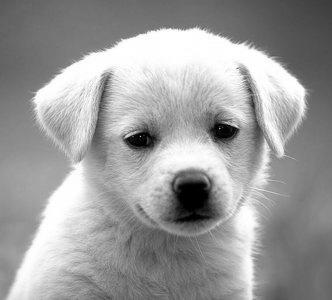
#> input picture Assignments/HW1/dog.jpg, 332 x 300 px
$ jupyter execute --allow-errors HW1.ipynb   (shell and % lines are left out)   (older library calls are emulated)
#> lines starting #> are read from the running program, lines starting #| are printed output that depends on the picture
# Homework 1

This homework will cover convolutions and Canny edge detectors.

*This homework was adapted from Stanford CS131*

[cell 1]
import os

if not os.path.exists("CS485_584"):
    # Clone the repository if it doesn't already exist
    !git clone https://github.com/YoungjoongEmory/CS485_584.git

[cell 2]
cd CS485_584/Assignments/HW1/

## Setup

[cell 3]
# Install the necessary dependencies
# (restart your runtime session if prompted to, and then re-run this cell)

[cell 4]
# Setup
from __future__ import print_function
import numpy as np
import matplotlib.pyplot as plt
import matplotlib.image as mpimg
from time import time
from skimage import io


plt.rcParams['figure.figsize'] = (15.0, 12.0) # set default size of plots
plt.rcParams['image.interpolation'] = 'nearest'
plt.rcParams['image.cmap'] = 'gray'

----
## Part 1: Convolutions (20 points)

In this section, you will implement convolution:
- `conv_fast`

First, run the code cell below to load the image to work with.

[cell 5]
# Open image as grayscale
img = io.imread('dog.jpg', as_gray=True)
#> img is the input picture: shape (300, 332) float64; min 0, max 1, mean 0.611

# Show image
plt.imshow(img)
plt.axis('off')
plt.show()

[cell 6]
# Simple convolution kernel.
# Feel free to change the kernel to see different outputs.
kernel = np.array(
[
    [1,0,-1],
    [2,0,-2],
    [1,0,-1]
])

# Plot original image
plt.subplot(2,2,1)
plt.imshow(img)
plt.title('Original')
plt.axis('off')


# Plot what you should get
solution_img = io.imread('convolved_dog.png', as_gray=True)
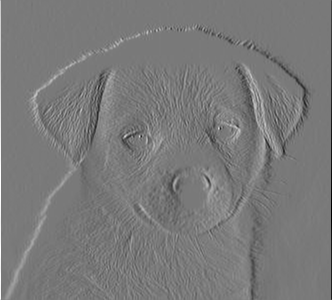
#> input picture Assignments/HW1/convolved_dog.png, 332 x 300 px
#> solution_img is the input picture: shape (300, 332); min 0, max 255, mean 121.3
plt.subplot(2,2,3)
plt.imshow(solution_img)
plt.title('What you should get')
plt.axis('off')

plt.show()
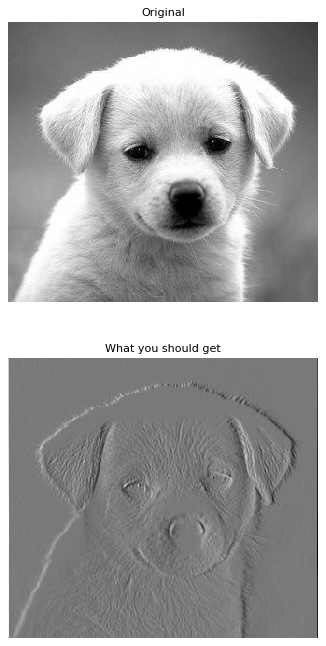
#> figure drawn by matplotlib, 2 panels

Let us implement efficient convolution using array operations in numpy. A convolution can be considered as a sliding window that computes sum of the pixel values weighted by the flipped kernel. The faster version will i) zero-pad an image, ii) flip the kernel horizontally and vertically, and iii) compute weighted sum of the neighborhood at each pixel.

First, implement the function **`zero_pad`** below.

[cell 7]
def zero_pad(image, pad_height, pad_width):
    """ Zero-pad an image.

    Ex: a 1x1 image [[1]] with pad_height = 1, pad_width = 2 becomes:

        [[0, 0, 0, 0, 0],
         [0, 0, 1, 0, 0],
         [0, 0, 0, 0, 0]]         of shape (3, 5)

    Args:
        image: numpy array of shape (H, W).
        pad_width: width of the zero padding (left and right padding).
        pad_height: height of the zero padding (bottom and top padding).

    Returns:
        out: numpy array of shape (H+2*pad_height, W+2*pad_width).
    """
#> called with pad_height = 40, pad_width = 20

    H, W = image.shape
#> H = 300; W = 332
    out = None

    ### YOUR CODE HERE

    ### END YOUR CODE
    return out

[cell 8]
pad_width = 20 # width of the padding on the left and right
pad_height = 40 # height of the padding on the top and bottom

padded_img = zero_pad(img, pad_height, pad_width)

# Plot your padded dog
plt.subplot(1,2,1)
#> (the rest of this cell did not finish here and is left out)

Next, complete the function **`conv_fast`** below using `zero_pad`.
It would be easier to iterate over the output image (out) and map to padded image.

[cell 9]
def conv_fast(image, kernel):
    """ An efficient implementation of convolution filter.

    This function uses element-wise multiplication and np.sum()
    to efficiently compute weighted sum of neighborhood at each
    pixel.

    Hints:
        - Use the zero_pad function you implemented above
        - There should be two nested for-loops
        - You may find np.flip() and np.sum() useful

    Args:
        image: numpy array of shape (Hi, Wi).
        kernel: numpy array of shape (Hk, Wk). Dimensions will be odd.

    Returns:
        out: numpy array of shape (Hi, Wi).
    """
    Hi, Wi = image.shape
#> Hi = 300; Wi = 332
    Hk, Wk = kernel.shape
    out = np.zeros((Hi, Wi))

    ### YOUR CODE HERE

    ### END YOUR CODE

    return out

[cell 10]
t0 = time()
out_fast = conv_fast(img, kernel)
#> out_fast: shape (300, 332) float64; every value is 0
t1 = time()

print("conv_fast: took %f seconds." % (t1 - t0))

# Plot conv_fast output
plt.subplot(1,2,2)
plt.imshow(out_fast)
plt.title('conv_fast')
plt.axis('off')

---
## Part 3: Canny Edge Detector (80 points)
In this part, you are going to implement a Canny edge detector. The Canny edge detection algorithm can be broken down in to five steps:
1. Smoothing
2. Finding gradients
3. Non-maximum suppression
4. Double thresholding
5. Edge tracking by hysterisis

### 3.1 Smoothing (10 points)
We first smooth the input image by convolving it with a Gaussian kernel. The equation for a Gaussian kernel of size $(2k+1)\times(2k+1)$ is given by:

$$h_{ij}=\frac{1}{2\pi\sigma^2}\exp{\Bigl(-\frac{(i-k)^2+(j-k)^2}{2\sigma^2}\Bigr)}, 0\leq i,j < 2k+1$$

Implement **`gaussian_kernel`** and run the code below.

[cell 11]
def gaussian_kernel(size, sigma):
    """ Implementation of Gaussian Kernel.

    This function follows the gaussian kernel formula,
    and creates a kernel matrix.

    Hints:
    - Use np.pi and np.exp to compute pi and exp.

    Args:
        size: int of the size of output matrix.
        sigma: float of sigma to calculate kernel.

    Returns:
        kernel: numpy array of shape (size, size).
    """

    kernel = np.zeros((size, size))

    ### YOUR CODE HERE

    ### END YOUR CODE

    return kernel

[cell 12]
# Define 3x3 Gaussian kernel with std = 1
kernel = gaussian_kernel(3, 1)
kernel_test = np.array(
    [[ 0.05854983, 0.09653235, 0.05854983],
     [ 0.09653235, 0.15915494, 0.09653235],
     [ 0.05854983, 0.09653235, 0.05854983]]
)

# Test Gaussian kernel
if not np.allclose(kernel, kernel_test):
    print('Incorrect values! Please check your implementation.')

Implement **`conv`** and run the code below. This time, ensure that you're using **edge** padding (as opposed to zero-padding, as done in `conv_fast`).

Hint: Check out `np.pad`, and the various `mode`s that it takes.

[cell 13]
def conv(image, kernel):
    """ An implementation of convolution filter.

    This function uses element-wise multiplication and np.sum()
    to efficiently compute weighted sum of neighborhood at each
    pixel.

    Args:
        image: numpy array of shape (Hi, Wi).
        kernel: numpy array of shape (Hk, Wk).

    Returns:
        out: numpy array of shape (Hi, Wi).
    """
    Hi, Wi = image.shape
    Hk, Wk = kernel.shape

    out = np.zeros((Hi, Wi),dtype=np.float32)

    # For this assignment, we will use edge values to pad the images.
    # Zero padding will make derivatives at the image boundary very big,
    # whereas we want to ignore the edges at the boundary.
    pad_height = Hk//2
    pad_width = Wk//2
    padded = np.pad(image.astype(np.float32), ((pad_height, pad_height), (pad_width, pad_width)), mode='edge')

    ### YOUR CODE HERE

    ### END YOUR CODE

    return out

[cell 14]
# Test with different kernel_size and sigma
kernel_size = 5
sigma = 1.4

# Load image
img = io.imread('iguana.png', as_gray=True)
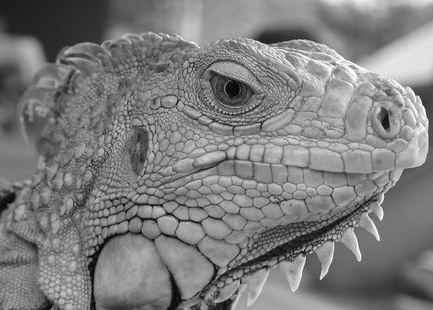
#> input picture Assignments/HW1/iguana.png, 433 x 310 px
#> img: shape (310, 433) float64; min 0, max 1, mean 0.492

# Define 5x5 Gaussian kernel with std = sigma
kernel = gaussian_kernel(kernel_size, sigma)

# Convolve image with kernel to achieve smoothed effect
smoothed = conv(img, kernel)
#> in conv, `padded = np.pad(image.astype(np.float32), ((pad_height, pad_height), (..`:
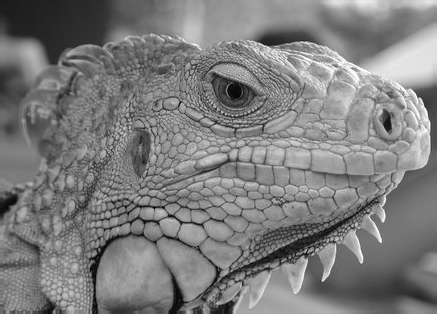
#> padded: shape (314, 437) float32; min 0, max 1, mean 0.491
#> smoothed: shape (310, 433) float32; every value is 0

plt.subplot(1,2,1)
plt.imshow(img)
plt.title('Original image')
plt.axis('off')

plt.subplot(1,2,2)
plt.imshow(smoothed)
plt.title('Smoothed image')
plt.axis('off')

plt.show()

### 3.2 Finding gradients (10 points)
The gradient of a 2D scalar function $I:\mathbb{R}^2\rightarrow{\mathbb{R}}$ in Cartesian coordinate is defined by:

$$\nabla{I(x,y)}=\bigl[\frac{\partial{I}}{\partial{x}},\frac{\partial{I}}{\partial{y}}\bigr],$$

where

$$
\frac{\partial{I(x,y)}}{\partial{x}}=\lim_{\Delta{x}\to{0}}\frac{I(x+\Delta{x},y)-I(x,y)}{\Delta{x}} \\
\frac{\partial{I(x,y)}}{\partial{y}}=\lim_{\Delta{y}\to{0}}\frac{I(x,y+\Delta{y})-I(x,y)}{\Delta{y}}.
$$

In case of images, we can approximate the partial derivatives by taking differences at one pixel intervals:

$$
\frac{\partial{I(x,y)}}{\partial{x}}\approx{\frac{I(x+1,y)-I(x-1,y)}{2}} \\
\frac{\partial{I(x,y)}}{\partial{y}}\approx{\frac{I(x,y+1)-I(x,y-1)}{2}}
$$

Note that the partial derivatives can be computed by convolving the image $I$ with some appropriate kernels $D_x$ and $D_y$:

$$
\frac{\partial{I}}{\partial{x}}\approx{I*D_x}=G_x \\
\frac{\partial{I}}{\partial{y}}\approx{I*D_y}=G_y
$$

Find the kernels $D_x$ and $D_y$ and implement **`partial_x`** and **`partial_y`** using `conv` defined below.

*-Hint: Remeber that convolution flips the kernel.*

[cell 15]
def partial_x(img):
    """ Computes partial x-derivative of input img.

    Hints:
        - You may use the conv function in defined in this file.
        - The kernel shape should be (1,3)

    Args:
        img: numpy array of shape (H, W).
    Returns:
        out: x-derivative image.
    """

    out = None

    ### YOUR CODE HERE

    ### END YOUR CODE

    return out

def partial_y(img):
    """ Computes partial y-derivative of input img.

    Hints:
        - You may use the conv function in defined in this file.
        - The kernel shape should be (3,1)

    Args:
        img: numpy array of shape (H, W).
    Returns:
        out: y-derivative image.
    """

    out = None

    ### YOUR CODE HERE

    ### END YOUR CODE

    return out

[cell 16]
# Test input
I = np.array(
    [[0, 0, 0],
     [0, 1, 0],
     [0, 0, 0]]
)

# Expected outputs
I_x_test = np.array(
    [[ 0, 0, 0],
     [ 0.5, 0, -0.5],
     [ 0, 0, 0]]
)

I_y_test = np.array(
    [[ 0, 0.5, 0],
     [ 0, 0, 0],
     [ 0, -0.5, 0]]
)

# Compute partial derivatives
I_x = partial_x(I)
I_y = partial_y(I)
print(I_x)
print(I_y)
# Test correctness of partial_x and partial_y
if not np.all(I_x == I_x_test):
    print('partial_x incorrect')

if not np.all(I_y == I_y_test):
    print('partial_y incorrect')

[cell 17]
# Compute partial derivatives of smoothed image
Gx = partial_x(smoothed)
Gy = partial_y(smoothed)

plt.subplot(1,2,1)
#> (the rest of this cell did not finish here and is left out)

Now, we can compute the magnitude and direction of gradient with the two partial derivatives:

$$
G = \sqrt{G_{x}^{2}+G_{y}^{2}} \\
\Theta = arctan\bigl(\frac{G_{y}}{G_{x}}\bigr)
$$

Implement **`gradient`** below which takes in an image and outputs $G$ and $\Theta$.

[cell 18]
def gradient(img):
    """ Returns gradient magnitude and direction of input img.

    Args:
        img: Grayscale image. Numpy array of shape (H, W).

    Returns:
        G: Magnitude of gradient at each pixel in img.
            Numpy array of shape (H, W).
        theta: Direction(in degrees, 0 <= theta < 360) of gradient
            at each pixel in img. Numpy array of shape (H, W).

    Hints:
        - Use np.sqrt and np.arctan2 to calculate square root and arctan
    """
    G = np.zeros(img.shape)
    theta = np.zeros(img.shape)

    ### YOUR CODE HERE

    ### END YOUR CODE

    return G, theta

[cell 19]
G, theta = gradient(smoothed)
#> G: shape (310, 433) float64; every value is 0

if not np.all(G >= 0):
    print('Magnitude of gradients should be non-negative.')

if not np.all((theta >= 0) * (theta < 360)):
    print('Direction of gradients should be in range 0 <= theta < 360')

plt.imshow(G)
plt.title('Gradient magnitude')
plt.axis('off')
plt.show()

### 3.3 Non-maximum suppression (20 points)
You should be able to see that the edges extracted from the gradient of the smoothed image are quite thick and blurry. The purpose of this step is to convert the "blurred" edges into "sharp" edges. Basically, this is done by preserving all local maxima in the gradient image and discarding everything else. The algorithm is for each pixel (x,y) in the gradient image:
1. Round the gradient direction $\Theta[y,x]$ to the nearest 45 degrees, corresponding to the use of an 8-connected neighbourhood.

2. Compare the edge strength of the current pixel with the edge strength of the pixel in the positive and negative gradient directions. For example, if the gradient direction is south (theta=90), compare with the pixels to the north and south.

3. If the edge strength of the current pixel is the largest; preserve the value of the edge strength. If not, suppress (i.e. remove) the value.

Implement **`non_maximum_suppression`** below.

[cell 20]
def non_maximum_suppression(G, theta):
    """ Performs non-maximum suppression.

    This function performs non-maximum suppression along the direction
    of gradient (theta) on the gradient magnitude image (G).

    Args:
        G: gradient magnitude image with shape of (H, W).
        theta: direction of gradients with shape of (H, W).

    Returns:
        out: non-maxima suppressed image.
    """
    H, W = G.shape
    out = np.zeros((H, W))

    # Round the gradient direction to the nearest 45 degrees
    theta_rounded = np.floor((theta + 22.5) / 45) * 45

    #print(G)
    ### BEGIN YOUR CODE


    ### END YOUR CODE

    return out

[cell 21]
# Test input
g = np.array(
    [[0.4, 0.5, 0.6],
     [0.3, 0.5, 0.7],
     [0.4, 0.5, 0.6]]
)

# Print out non-maximum suppressed output
# varying theta
for angle in range(0, 180, 45):
    #print('Thetas:', angle)
    t = np.ones((3, 3)) * angle # Initialize theta
    print(non_maximum_suppression(g, t))

[cell 22]
nms = non_maximum_suppression(G, theta)
plt.imshow(nms)
plt.title('Non-maximum suppressed')
plt.axis('off')
plt.show()

### 3.4 Double Thresholding (20 points)

The edge-pixels remaining after the non-maximum suppression step are (still) marked with their strength pixel-by-pixel. Many of these will probably be true edges in the image, but some may be caused by noise or color variations, for instance, due to rough surfaces. The simplest way to discern between these would be to use a threshold, so that only edges stronger that a certain value would be preserved. The Canny edge detection algorithm uses double thresholding. Edge pixels stronger than the high threshold are marked as strong; edge pixels weaker than the low threshold are suppressed and edge pixels between the two thresholds are marked as weak.

Implement **`double_thresholding`** below.

[cell 23]
def double_thresholding(img, high, low):
    """
    Args:
        img: numpy array of shape (H, W) representing NMS edge response.
        high: high threshold(float) for strong edges.
        low: low threshold(float) for weak edges.

    Returns:
        strong_edges: Boolean array representing strong edges.
            Strong edeges are the pixels with the values greater than
            the higher threshold.
        weak_edges: Boolean array representing weak edges.
            Weak edges are the pixels with the values smaller or equal to the
            higher threshold and greater than the lower threshold.
    """

    strong_edges = np.zeros(img.shape, dtype=bool)
    weak_edges = np.zeros(img.shape, dtype=bool)

    ### YOUR CODE HERE

    ### END YOUR CODE

    return strong_edges, weak_edges

[cell 24]
low_threshold = 0.02
high_threshold = 0.03

strong_edges, weak_edges = double_thresholding(nms, high_threshold, low_threshold)
#> strong_edges: shape (310, 433) bool; every value is 0
assert(np.sum(strong_edges & weak_edges) == 0)

edges=strong_edges * 1.0 + weak_edges * 0.5

plt.subplot(1,2,1)
plt.imshow(strong_edges)
plt.title('Strong Edges')
plt.axis('off')

plt.subplot(1,2,2)
plt.imshow(edges)
plt.title('Strong+Weak Edges')
plt.axis('off')

plt.show()

### 3.5 Edge tracking (20 points)

Strong edges are interpreted as “certain edges”, and can immediately be included in the final edge image. Consider its neighbors iteratively then declare it an 'edge pixel' if it is connected to a 'strong edge pixel' directly or via pixels between Low and High. The logic is of course that noise and other small variations are unlikely to result in a strong edge (with proper adjustment of the threshold levels). Thus strong edges will (almost) only be due to true edges in the original image. The weak edges can either be due to true edges or noise/color variations. The latter type will probably be distributed independently of edges on the entire image, and thus only a small amount will be located adjacent to strong edges. Weak edges due to true edges are much more likely to be connected directly to strong edges.

Implement **`link_edges`** below.

We provide the correct output and the difference between it and your result for debugging purposes.  If you see white spots in the Difference image, you should check your implementation.

[cell 25]
# a helper function for you to use:
def get_neighbors(y, x, H, W):
    """ Return indices of valid neighbors of (y, x).

    Return indices of all the valid neighbors of (y, x) in an array of
    shape (H, W). An index (i, j) of a valid neighbor should satisfy
    the following:
        1. i >= 0 and i < H
        2. j >= 0 and j < W
        3. (i, j) != (y, x)

    Args:
        y, x: location of the pixel.
        H, W: size of the image.
    Returns:
        neighbors: list of indices of neighboring pixels [(i, j)].
    """
    neighbors = []

    for i in (y-1, y, y+1):
        for j in (x-1, x, x+1):
            if i >= 0 and i < H and j >= 0 and j < W:
                if (i == y and j == x):
                    continue
                neighbors.append((i, j))

    return neighbors


def link_edges(strong_edges, weak_edges):
    """ Find weak edges connected to strong edges and link them.

    Iterate over each pixel in strong_edges and perform breadth first
    search across the connected pixels in weak_edges to link them.
    Here we consider a pixel (a, b) is connected to a pixel (c, d)
    if (a, b) is one of the eight neighboring pixels of (c, d).

    Args:
        strong_edges: binary image of shape (H, W).
        weak_edges: binary image of shape (H, W).

    Returns:
        edges: numpy boolean array of shape(H, W).
    """

    H, W = strong_edges.shape
    indices = np.stack(np.nonzero(strong_edges)).T
    edges = np.zeros((H, W), dtype=np.bool)

    # Make new instances of arguments to leave the original
    # references intact
    weak_edges = np.copy(weak_edges)
    edges = np.copy(strong_edges)

    ### YOUR CODE HERE

    ### END YOUR CODE

    return edges

[cell 26]
test_strong = np.array(
    [[1, 0, 0, 0],
     [0, 0, 0, 0],
     [0, 0, 0, 0],
     [0, 0, 0, 1]],
    dtype=np.bool
)

test_weak = np.array(
    [[0, 0, 0, 1],
     [0, 1, 0, 0],
     [1, 0, 0, 0],
     [0, 0, 1, 0]],
    dtype=np.bool
)

test_linked = link_edges(test_strong, test_weak)

plt.subplot(1, 3, 1)
plt.imshow(test_strong)
plt.title('Strong edges')

plt.subplot(1, 3, 2)
plt.imshow(test_weak)
plt.title('Weak edges')

plt.subplot(1, 3, 3)
plt.imshow(test_linked)
plt.title('Linked edges')
plt.show()
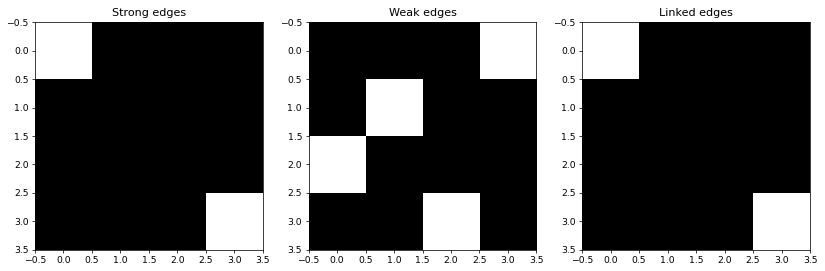
#> figure drawn by matplotlib, 3 panels

[cell 27]
edges = link_edges(strong_edges, weak_edges)
